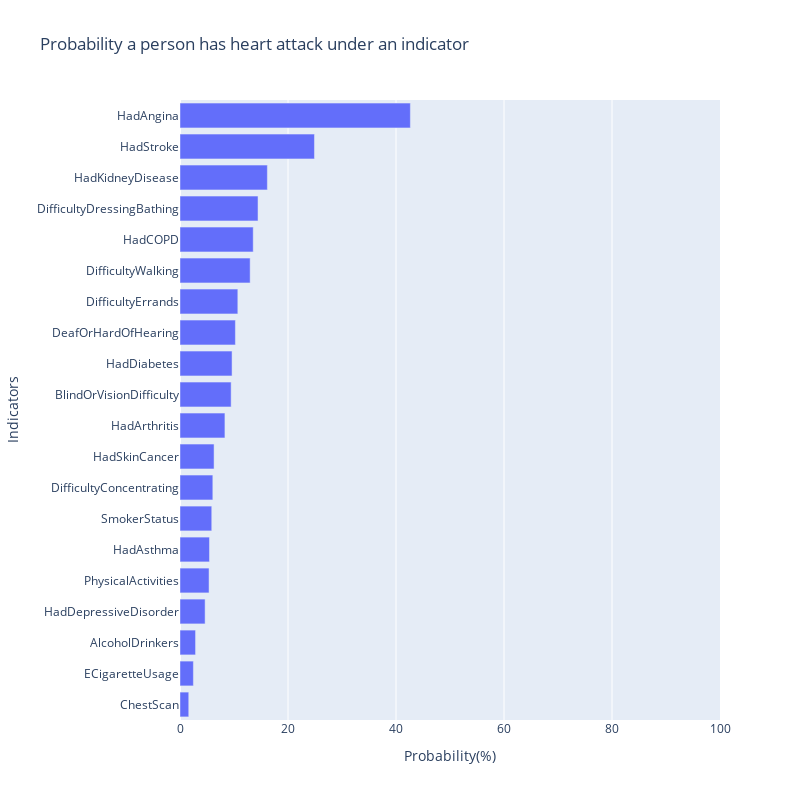

The code cell stored with this chart in its notebook:
### Markdown cell above
### Visualization

### Code cell
fig = px.bar(prop_heart_attack_under_indicator, x = prop_heart_attack_under_indicator.values, y = prop_heart_attack_under_indicator.index, 
             title = 'Probability a person has heart attack under an indicator', labels = {'x': 'Probability(%)', 'index': 'Indicators'}, range_x = (0, 100))
fig.update_layout(height=800, width=800)
fig.show()

### Figure 1 — Plotly figure (JSON) as saved in the notebook; plotly's stock layout.template omitted (floating-point values rounded to 4 significant figures)
{"data": [{"alignmentgroup": "True", "hovertemplate": "Probability(%)=%{x}<br>Indicators=%{y}<extra></extra>", "legendgroup": "", "marker": {"color": "#636efa", "pattern": {"shape": ""}}, "name": "", "offsetgroup": "", "orientation": "h", "showlegend": false, "textposition": "auto", "type": "bar", "x": [1.62, 2.48, 2.88, 4.65, 5.38, 5.46, 5.88, 6.08, 6.31, 8.32, 9.47, 9.64, 10.26, 10.71, 12.99, 13.56, 14.45, 16.18, 24.9, 42.66], "xaxis": "x", "y": ["ChestScan", "ECigaretteUsage", "AlcoholDrinkers", "HadDepressiveDisorder", "PhysicalActivities", "HadAsthma", "SmokerStatus", "DifficultyConcentrating", "HadSkinCancer", "HadArthritis", "BlindOrVisionDifficulty", "HadDiabetes", "DeafOrHardOfHearing", "DifficultyErrands", "DifficultyWalking", "HadCOPD", "DifficultyDressingBathing", "HadKidneyDisease", "HadStroke", "HadAngina"], "yaxis": "y"}], "layout": {"barmode": "relative", "height": 800, "legend": {"tracegroupgap": 0}, "title": {"text": "Probability a person has heart attack under an indicator"}, "width": 800, "xaxis": {"anchor": "y", "domain": [0, 1], "range": [0, 100], "title": {"text": "Probability(%)"}, "type": "linear"}, "yaxis": {"anchor": "x", "autorange": true, "domain": [0, 1], "range": [-0.5, 19.5], "title": {"text": "Indicators"}, "type": "category"}}}
